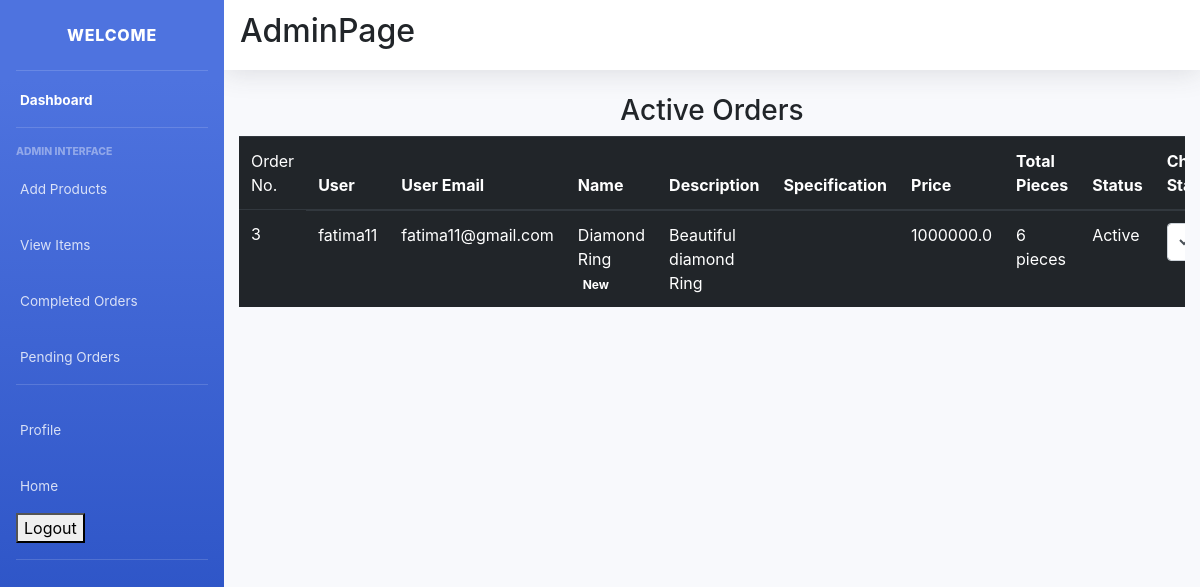
The app's page /pending_orders/ (signed in) with its own data.
### main/models.py (models this page shows, shortened)
class CartItems(models.Model):
    ORDER_STATUS = (
        ('Active', 'Active'),
        ('Delivered', 'Delivered')
    )
    user = models.ForeignKey(User, on_delete=models.CASCADE)
    item = models.ForeignKey(Item, on_delete=models.CASCADE)
    ordered = models.BooleanField(default=False)
    quantity = models.IntegerField(default=1)
    ordered_date = models.DateField(default=timezone.now)
    status = models.CharField(max_length=20, choices=ORDER_STATUS, default='Active')
    delivery_date = models.DateField(default=timezone.now)
    class Meta:
        verbose_name = 'Cart Item'
        verbose_name_plural = 'Cart Items'

class Item(models.Model):
    LABELS = (
        ('BestSeller', 'BestSeller'),
        ('New', 'New'),
        ('Unique', 'Unique'),
        ('Antique', 'Antique'),
    )
    title = models.CharField(max_length=150)
    description = models.CharField(max_length=250,blank=True)
    price = models.FloatField()
    pieces = models.IntegerField(default=6)
    image = models.ImageField(default='default.png', upload_to='images/')
    labels = models.CharField(max_length=25, choices=LABELS, blank=True)
    slug = models.SlugField(default="Jewellery_Shop")
    created_by = models.ForeignKey(User, on_delete=models.CASCADE)
    Email = models.CharField(max_length=150, null=True)

### main/decorators.py (the view)
    def wrapper_func(request, *args, **kwargs):
        group = Group.objects.get(user = request.user)
        if group.name == 'admin_owner':
            return view_func(request, *args, **kwargs)
        else:
            return redirect('/')

### main/views.py (called while the page is built)
@login_required(login_url='/accounts/login/')
@admin_required
def pending_orders(request):
    items = CartItems.objects.filter(item__created_by=request.user, ordered=True,status="Active").order_by('-ordered_date')
    context = {
        'items':items,
    }
    return render(request, 'main/pending_orders.html', context)

### main/templates/main/pending_orders.html (shortened to what this page needs)
{% extends "main/layout2.html" %}
{% block content %}
<div class="cart">
        <div class="row">
            <div class="col-sm-12">
                <h3 class="text-center">Active Orders</h3>
                {% if items %}
                <div class="table-responsive">
                    <table class="table table-dark">
                        <thead>
                        <tr>
                            <td scope="col">Order No.</td>
                            <th scope="col">User</th>
                            <th scope="col">User Email</th>
                            <th scope="col">Name</th>
                            <th scope="col">Description</th>
                            <th scope="col">Specification</th>
                            <th scope="col">Price</th>
                            <th scope="col">Total Pieces</th>
                            <th scope="col">Status</th>
                            <th scope="col">Change Status</th>
                        </tr>
                        </thead>
                        <tbody>
                            {% for item in items %}
                        <tr>
                            <td>{{ item.id }}</td>
                            <td>{{ item.user.username }}</td>
                            <td>{{ item.user.email}}</td>
                            <td>{{ item.item.title }} <span class="badge badge-{{ item.item.label_colour }}">{{ item.item.labels }}</span></td>
                            <td>{{ item.item.description }}</td>
                            <td>{{ item.item.instructions }}</td>
                            <td>{{ item.item.price }}</td>
                            <td>{{ item.item.pieces }} pieces</td>
                            <td>{{ item.status }}</td>
                            <td>
                                <form method="POST" action="{% url 'main:update_status' item.id %}" style="display: flex;">
                                    <select class="form-control" name="status">
                                        <option value="Active" selected="selected">Active</option>
                                    </select>
                                </form>
                            </td>
                        </tr>
                            {% endfor %}
                        </tbody>
                    </table>
                </div>
                {% else %}
                <h4 class="text-center">Sorry, you have not ordered any item yet!!!</h4>
                {% endif %}
            </div>
        </div>
</div>
{% endblock content %}

### records on screen
CartItems: id "3", user.username "fatima11", user.email "fatima11@gmail.com", item "Diamond Ring", item.labels "New", item.description "Beautiful diamond Ring", item.price "1000000.0", item.pieces "6", status "Active"
